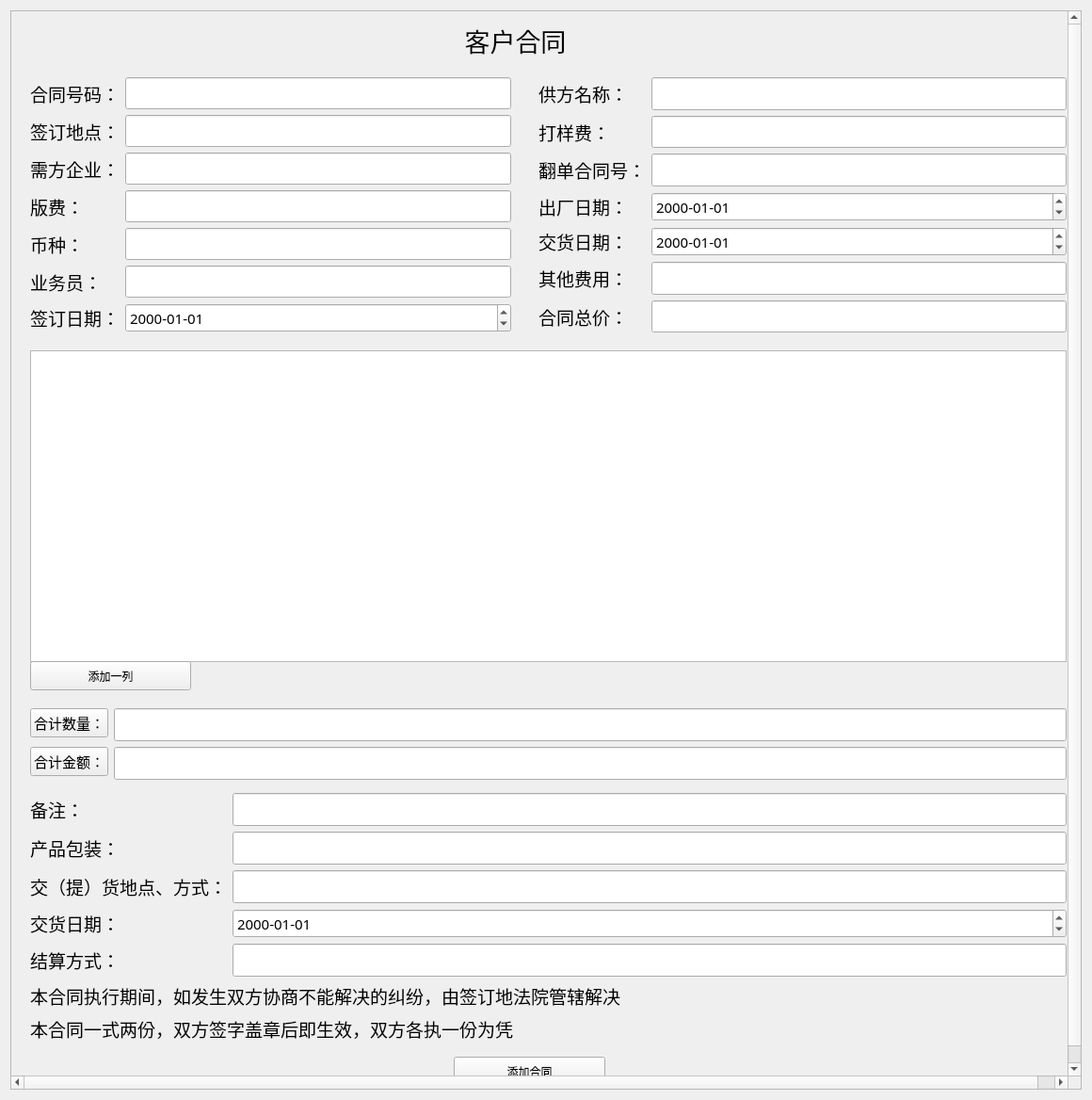
<?xml version="1.0" encoding="UTF-8"?>
<ui version="4.0">
 <class>KeHuContract</class>
 <widget class="QWidget" name="KeHuContract">
  <property name="geometry">
   <rect>
    <x>0</x>
    <y>0</y>
    <width>1160</width>
    <height>1168</height>
   </rect>
  </property>
  <property name="windowTitle">
   <string>Form</string>
  </property>
  <layout class="QGridLayout" name="gridLayout">
   <item row="0" column="0">
    <widget class="QScrollArea" name="scrollArea">
     <property name="widgetResizable">
      <bool>false</bool>
     </property>
     <widget class="QWidget" name="scrollAreaWidgetContents">
      <property name="geometry">
       <rect>
        <x>0</x>
        <y>0</y>
        <width>1140</width>
        <height>1148</height>
       </rect>
      </property>
      <widget class="QLabel" name="label">
       <property name="geometry">
        <rect>
         <x>350</x>
         <y>10</y>
         <width>371</width>
         <height>41</height>
        </rect>
       </property>
       <property name="font">
        <font>
         <family>Agency FB</family>
         <pointsize>20</pointsize>
        </font>
       </property>
       <property name="text">
        <string>客户合同</string>
       </property>
       <property name="alignment">
        <set>Qt::AlignCenter</set>
       </property>
      </widget>
      <widget class="QWidget" name="layoutWidget">
       <property name="geometry">
        <rect>
         <x>20</x>
         <y>70</y>
         <width>511</width>
         <height>271</height>
        </rect>
       </property>
       <layout class="QFormLayout" name="formLayout">
        <item row="1" column="0">
         <widget class="QLabel" name="Label">
          <property name="font">
           <font>
            <family>Agency FB</family>
            <pointsize>14</pointsize>
           </font>
          </property>
          <property name="text">
           <string>合同号码：</string>
          </property>
         </widget>
        </item>
        <item row="1" column="1">
         <widget class="QLineEdit" name="LineEdit_contract_id">
          <property name="font">
           <font>
            <family>Agency FB</family>
            <pointsize>14</pointsize>
           </font>
          </property>
         </widget>
        </item>
        <item row="2" column="0">
         <widget class="QLabel" name="Label_2">
          <property name="font">
           <font>
            <family>Agency FB</family>
            <pointsize>14</pointsize>
           </font>
          </property>
          <property name="text">
           <string>签订地点：</string>
          </property>
         </widget>
        </item>
        <item row="2" column="1">
         <widget class="QLineEdit" name="LineEdit_qianding_address">
          <property name="font">
           <font>
            <family>Agency FB</family>
            <pointsize>14</pointsize>
           </font>
          </property>
         </widget>
        </item>
        <item row="3" column="0">
         <widget class="QLabel" name="Label_3">
          <property name="font">
           <font>
            <family>Agency FB</family>
            <pointsize>14</pointsize>
           </font>
          </property>
          <property name="text">
           <string>需方企业：</string>
          </property>
         </widget>
        </item>
        <item row="3" column="1">
         <widget class="QLineEdit" name="LineEdit_xufang">
          <property name="font">
           <font>
            <family>Agency FB</family>
            <pointsize>14</pointsize>
           </font>
          </property>
         </widget>
        </item>
        <item row="4" column="0">
         <widget class="QLabel" name="Label_4">
          <property name="font">
           <font>
            <family>Agency FB</family>
            <pointsize>14</pointsize>
           </font>
          </property>
          <property name="text">
           <string>版费：</string>
          </property>
         </widget>
        </item>
        <item row="4" column="1">
         <widget class="QLineEdit" name="LineEdit_banfei">
          <property name="font">
           <font>
            <family>Agency FB</family>
            <pointsize>14</pointsize>
           </font>
          </property>
         </widget>
        </item>
        <item row="5" column="0">
         <widget class="QLabel" name="Label_5">
          <property name="font">
           <font>
            <family>Agency FB</family>
            <pointsize>14</pointsize>
           </font>
          </property>
          <property name="text">
           <string>币种：</string>
          </property>
         </widget>
        </item>
        <item row="5" column="1">
         <widget class="QLineEdit" name="LineEdit_bizhong">
          <property name="font">
           <font>
            <family>Agency FB</family>
            <pointsize>14</pointsize>
           </font>
          </property>
         </widget>
        </item>
        <item row="6" column="0">
         <widget class="QLabel" name="Label_6">
          <property name="font">
           <font>
            <family>Agency FB</family>
            <pointsize>14</pointsize>
           </font>
          </property>
          <property name="text">
           <string>业务员：</string>
          </property>
         </widget>
        </item>
        <item row="6" column="1">
         <widget class="QLineEdit" name="LineEdit_yewuyuan">
          <property name="font">
           <font>
            <family>Agency FB</family>
            <pointsize>14</pointsize>
           </font>
          </property>
         </widget>
        </item>
        <item row="7" column="0">
         <widget class="QLabel" name="Label_7">
          <property name="font">
           <font>
            <family>Agency FB</family>
            <pointsize>14</pointsize>
           </font>
          </property>
          <property name="text">
           <string>签订日期：</string>
          </property>
         </widget>
        </item>
        <item row="7" column="1">
         <widget class="QDateEdit" name="dateEdit_qianding_date">
          <property name="font">
           <font>
            <family>Agency FB</family>
            <pointsize>11</pointsize>
           </font>
          </property>
          <property name="displayFormat">
           <string>yyyy-MM-dd</string>
          </property>
         </widget>
        </item>
       </layout>
      </widget>
      <widget class="QWidget" name="layoutWidget_2">
       <property name="geometry">
        <rect>
         <x>560</x>
         <y>70</y>
         <width>561</width>
         <height>271</height>
        </rect>
       </property>
       <layout class="QFormLayout" name="formLayout_2">
        <item row="1" column="0">
         <widget class="QLabel" name="Label_8">
          <property name="font">
           <font>
            <family>Agency FB</family>
            <pointsize>14</pointsize>
           </font>
          </property>
          <property name="text">
           <string>供方名称：</string>
          </property>
         </widget>
        </item>
        <item row="1" column="1">
         <widget class="QLineEdit" name="LineEdit_gongfang">
          <property name="font">
           <font>
            <family>Agency FB</family>
            <pointsize>14</pointsize>
           </font>
          </property>
         </widget>
        </item>
        <item row="2" column="0">
         <widget class="QLabel" name="Label_9">
          <property name="font">
           <font>
            <family>Agency FB</family>
            <pointsize>14</pointsize>
           </font>
          </property>
          <property name="text">
           <string>打样费：</string>
          </property>
         </widget>
        </item>
        <item row="2" column="1">
         <widget class="QLineEdit" name="LineEdit_dayangfei">
          <property name="font">
           <font>
            <family>Agency FB</family>
            <pointsize>14</pointsize>
           </font>
          </property>
         </widget>
        </item>
        <item row="3" column="0">
         <widget class="QLabel" name="Label_10">
          <property name="font">
           <font>
            <family>Agency FB</family>
            <pointsize>14</pointsize>
           </font>
          </property>
          <property name="text">
           <string>翻单合同号：</string>
          </property>
         </widget>
        </item>
        <item row="3" column="1">
         <widget class="QLineEdit" name="LineEdit_fandan_contract_id">
          <property name="font">
           <font>
            <family>Agency FB</family>
            <pointsize>14</pointsize>
           </font>
          </property>
         </widget>
        </item>
        <item row="4" column="0">
         <widget class="QLabel" name="Label_11">
          <property name="font">
           <font>
            <family>Agency FB</family>
            <pointsize>14</pointsize>
           </font>
          </property>
          <property name="text">
           <string>出厂日期：</string>
          </property>
         </widget>
        </item>
        <item row="5" column="0">
         <widget class="QLabel" name="Label_12">
          <property name="font">
           <font>
            <family>Agency FB</family>
            <pointsize>14</pointsize>
           </font>
          </property>
          <property name="text">
           <string>交货日期：</string>
          </property>
         </widget>
        </item>
        <item row="6" column="0">
         <widget class="QLabel" name="Label_13">
          <property name="font">
           <font>
            <family>Agency FB</family>
            <pointsize>14</pointsize>
           </font>
          </property>
          <property name="text">
           <string>其他费用：</string>
          </property>
         </widget>
        </item>
        <item row="6" column="1">
         <widget class="QLineEdit" name="LineEdit_other_fee">
          <property name="font">
           <font>
            <family>Agency FB</family>
            <pointsize>14</pointsize>
           </font>
          </property>
         </widget>
        </item>
        <item row="7" column="0">
         <widget class="QLabel" name="Label_14">
          <property name="font">
           <font>
            <family>Agency FB</family>
            <pointsize>14</pointsize>
           </font>
          </property>
          <property name="text">
           <string>合同总价：</string>
          </property>
         </widget>
        </item>
        <item row="7" column="1">
         <widget class="QLineEdit" name="LineEdit_contract_fee">
          <property name="font">
           <font>
            <family>Agency FB</family>
            <pointsize>14</pointsize>
           </font>
          </property>
         </widget>
        </item>
        <item row="4" column="1">
         <widget class="QDateEdit" name="dateEdit_chuchang_date">
          <property name="font">
           <font>
            <family>Agency FB</family>
            <pointsize>11</pointsize>
           </font>
          </property>
          <property name="displayFormat">
           <string>yyyy-MM-dd</string>
          </property>
         </widget>
        </item>
        <item row="5" column="1">
         <widget class="QDateEdit" name="dateEdit_jiaohuo_date">
          <property name="font">
           <font>
            <family>Agency FB</family>
            <pointsize>11</pointsize>
           </font>
          </property>
          <property name="displayFormat">
           <string>yyyy-MM-dd</string>
          </property>
         </widget>
        </item>
       </layout>
      </widget>
      <widget class="QTableWidget" name="table_product">
       <property name="geometry">
        <rect>
         <x>20</x>
         <y>360</y>
         <width>1101</width>
         <height>331</height>
        </rect>
       </property>
       <attribute name="verticalHeaderDefaultSectionSize">
        <number>120</number>
       </attribute>
      </widget>
      <widget class="QWidget" name="layoutWidget_3">
       <property name="geometry">
        <rect>
         <x>20</x>
         <y>830</y>
         <width>1101</width>
         <height>271</height>
        </rect>
       </property>
       <layout class="QFormLayout" name="formLayout_3">
        <item row="1" column="0">
         <widget class="QLabel" name="Label_15">
          <property name="font">
           <font>
            <family>Agency FB</family>
            <pointsize>14</pointsize>
           </font>
          </property>
          <property name="text">
           <string>备注：</string>
          </property>
         </widget>
        </item>
        <item row="1" column="1">
         <widget class="QLineEdit" name="LineEdit_comment">
          <property name="font">
           <font>
            <family>Agency FB</family>
            <pointsize>14</pointsize>
           </font>
          </property>
         </widget>
        </item>
        <item row="2" column="0">
         <widget class="QLabel" name="Label_16">
          <property name="font">
           <font>
            <family>Agency FB</family>
            <pointsize>14</pointsize>
           </font>
          </property>
          <property name="text">
           <string>产品包装：</string>
          </property>
         </widget>
        </item>
        <item row="2" column="1">
         <widget class="QLineEdit" name="LineEdit_pack">
          <property name="font">
           <font>
            <family>Agency FB</family>
            <pointsize>14</pointsize>
           </font>
          </property>
         </widget>
        </item>
        <item row="3" column="0">
         <widget class="QLabel" name="Label_17">
          <property name="font">
           <font>
            <family>Agency FB</family>
            <pointsize>14</pointsize>
           </font>
          </property>
          <property name="text">
           <string>交（提）货地点、方式：</string>
          </property>
         </widget>
        </item>
        <item row="3" column="1">
         <widget class="QLineEdit" name="LineEdit_commit_way">
          <property name="font">
           <font>
            <family>Agency FB</family>
            <pointsize>14</pointsize>
           </font>
          </property>
         </widget>
        </item>
        <item row="4" column="0">
         <widget class="QLabel" name="Label_18">
          <property name="font">
           <font>
            <family>Agency FB</family>
            <pointsize>14</pointsize>
           </font>
          </property>
          <property name="text">
           <string>交货日期：</string>
          </property>
         </widget>
        </item>
        <item row="5" column="0">
         <widget class="QLabel" name="Label_19">
          <property name="font">
           <font>
            <family>Agency FB</family>
            <pointsize>14</pointsize>
           </font>
          </property>
          <property name="text">
           <string>结算方式：</string>
          </property>
         </widget>
        </item>
        <item row="5" column="1">
         <widget class="QLineEdit" name="LineEdit_settlement">
          <property name="font">
           <font>
            <family>Agency FB</family>
            <pointsize>14</pointsize>
           </font>
          </property>
         </widget>
        </item>
        <item row="6" column="0" colspan="2">
         <widget class="QLabel" name="Label_20">
          <property name="font">
           <font>
            <family>Agency FB</family>
            <pointsize>14</pointsize>
           </font>
          </property>
          <property name="text">
           <string>本合同执行期间，如发生双方协商不能解决的纠纷，由签订地法院管辖解决</string>
          </property>
         </widget>
        </item>
        <item row="7" column="0" colspan="2">
         <widget class="QLabel" name="Label_21">
          <property name="font">
           <font>
            <family>Agency FB</family>
            <pointsize>14</pointsize>
           </font>
          </property>
          <property name="text">
           <string>本合同一式两份，双方签字盖章后即生效，双方各执一份为凭</string>
          </property>
         </widget>
        </item>
        <item row="4" column="1">
         <widget class="QDateEdit" name="dateEdit_commit_date">
          <property name="font">
           <font>
            <family>Agency FB</family>
            <pointsize>11</pointsize>
           </font>
          </property>
          <property name="displayFormat">
           <string>yyyy-MM-dd</string>
          </property>
         </widget>
        </item>
       </layout>
      </widget>
      <widget class="QPushButton" name="pushButton">
       <property name="geometry">
        <rect>
         <x>470</x>
         <y>1110</y>
         <width>161</width>
         <height>31</height>
        </rect>
       </property>
       <property name="text">
        <string>添加合同</string>
       </property>
      </widget>
      <widget class="QWidget" name="layoutWidget_4">
       <property name="geometry">
        <rect>
         <x>20</x>
         <y>740</y>
         <width>1101</width>
         <height>81</height>
        </rect>
       </property>
       <layout class="QFormLayout" name="formLayout_4">
        <item row="1" column="0">
         <widget class="QPushButton" name="pushButton_2">
          <property name="font">
           <font>
            <family>Agency FB</family>
            <pointsize>11</pointsize>
           </font>
          </property>
          <property name="text">
           <string>合计数量：</string>
          </property>
         </widget>
        </item>
        <item row="1" column="1">
         <widget class="QLineEdit" name="LineEdit_heji_shuliang">
          <property name="font">
           <font>
            <family>Agency FB</family>
            <pointsize>14</pointsize>
           </font>
          </property>
         </widget>
        </item>
        <item row="2" column="0">
         <widget class="QPushButton" name="pushButton_3">
          <property name="font">
           <font>
            <family>Agency FB</family>
            <pointsize>11</pointsize>
           </font>
          </property>
          <property name="text">
           <string>合计金额：</string>
          </property>
         </widget>
        </item>
        <item row="2" column="1">
         <widget class="QLineEdit" name="LineEdit_heji_jine">
          <property name="font">
           <font>
            <family>Agency FB</family>
            <pointsize>14</pointsize>
           </font>
          </property>
         </widget>
        </item>
       </layout>
      </widget>
      <widget class="QPushButton" name="pushButton_addline">
       <property name="geometry">
        <rect>
         <x>20</x>
         <y>690</y>
         <width>171</width>
         <height>31</height>
        </rect>
       </property>
       <property name="text">
        <string>添加一列</string>
       </property>
      </widget>
     </widget>
    </widget>
   </item>
  </layout>
 </widget>
 <resources/>
 <connections>
  <connection>
   <sender>pushButton_addline</sender>
   <signal>clicked()</signal>
   <receiver>KeHuContract</receiver>
   <slot>AddLine()</slot>
   <hints>
    <hint type="sourcelabel">
     <x>164</x>
     <y>717</y>
    </hint>
    <hint type="destinationlabel">
     <x>4</x>
     <y>718</y>
    </hint>
   </hints>
  </connection>
  <connection>
   <sender>pushButton</sender>
   <signal>clicked()</signal>
   <receiver>KeHuContract</receiver>
   <slot>ButtonSlot()</slot>
   <hints>
    <hint type="sourcelabel">
     <x>578</x>
     <y>1138</y>
    </hint>
    <hint type="destinationlabel">
     <x>598</x>
     <y>1161</y>
    </hint>
   </hints>
  </connection>
 </connections>
 <slots>
  <slot>AddLine()</slot>
  <slot>ButtonSlot()</slot>
 </slots>
</ui>
